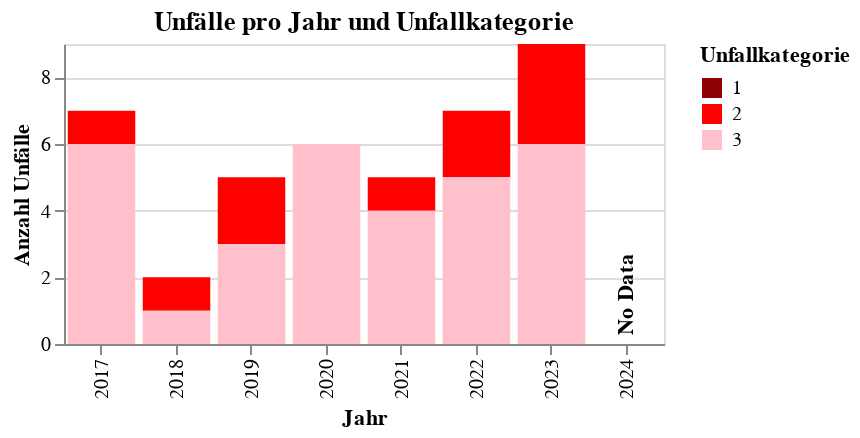

Source (notebook cell):
### Code cell
### accidents bar plot

# Example DataFrame (Replace with your actual data)
data = accidents_clipped[["UJAHR","UKATEGORIE"]]


# Aggregate data: Count accidents per year and category
df_agg = data.groupby(["UJAHR", "UKATEGORIE"]).size().reset_index(name="count")

# Define the full range of years from 2017 to 2024
years = list(range(2017, 2025))

# Ensure all years are included (fill missing ones with 0)
df_full = pd.DataFrame([(year, category) for year in years for category in df_agg["UKATEGORIE"].unique()], columns=["UJAHR", "UKATEGORIE"])
df_agg = df_full.merge(df_agg, on=["UJAHR", "UKATEGORIE"], how="left").fillna(0)

# Stacked Bar Chart
bar_chart = alt.Chart(df_agg).mark_bar().encode(
    x=alt.X("UJAHR:O", title="Jahr", scale=alt.Scale(domain=years)),
    y=alt.Y("count:Q", title="Anzahl Unfälle",axis=alt.Axis(tickMinStep=1)),
    #color=alt.Color("UKATEGORIE:N", title="Unfallkategorie", scale=alt.Scale(scheme="set1")),
    color=alt.Color("UKATEGORIE:N",  # ✅ Ensure maxspeed is categorical (Nominal)
        title="Unfallkategorie",
        scale=alt.Scale(
            domain=[1, 2, 3],  
            range=["darkred", "red", "pink"]  
        ),
    ),
    tooltip=["UJAHR", "UKATEGORIE", "count"]
).properties(
    title="Unfälle pro Jahr und Unfallkategorie",
    width=300,
    height=150
)

# 📌 Add "No Data" Text for 2024
text_annotation = alt.Chart(pd.DataFrame({"UJAHR": [2024], "count": [df_agg["count"].max() * 0.05]})).mark_text(
    text="No Data", 
    #dy=-10,  # Adjust vertical position
    dx=20,
    size=11, 
    color="black",
    fontWeight="bold",
    angle=270
).encode(
    x=alt.X("UJAHR:O"),  
    y=alt.Y("count:Q")  # Position at half the max value
)

# 📌 Add "No Data" Text for 2017 wenn Berlin, TODO This needs to be automised based on the ags of the Kachel
text_annotation2 = alt.Chart(pd.DataFrame({"UJAHR": [2017], "count": [df_agg["count"].max() * 0.05]})).mark_text(
    text="No Data", 
    #dy=-10,  # Adjust vertical position
    dx=20,
    size=11, 
    color="black",
    fontWeight="bold",
    angle=270
).encode(
    x=alt.X("UJAHR:O"),  
    y=alt.Y("count:Q")  # Position at half the max value
)

if berlin=="yes":
    bar_chart = bar_chart + text_annotation + text_annotation2
else:
    bar_chart = bar_chart + text_annotation

bar_chart

### Figure 1 — Vega-Lite specification as saved in the notebook (floating-point values rounded to 4 significant figures)
{"config": {"view": {"continuousWidth": 300, "continuousHeight": 300}}, "layer": [{"data": {"name": "data-c2cccebf9467cdcfce5858258094e678"}, "mark": {"type": "bar"}, "encoding": {"color": {"field": "UKATEGORIE", "scale": {"domain": [1, 2, 3], "range": ["darkred", "red", "pink"]}, "title": "Unfallkategorie", "type": "nominal"}, "tooltip": [{"field": "UJAHR", "type": "quantitative"}, {"field": "UKATEGORIE", "type": "quantitative"}, {"field": "count", "type": "quantitative"}], "x": {"field": "UJAHR", "scale": {"domain": [2017, 2018, 2019, 2020, 2021, 2022, 2023, 2024]}, "title": "Jahr", "type": "ordinal"}, "y": {"axis": {"tickMinStep": 1}, "field": "count", "title": "Anzahl Unfälle", "type": "quantitative"}}, "title": "Unfälle pro Jahr und Unfallkategorie"}, {"data": {"name": "data-84a18422e5f82802953d95a8bc992654"}, "mark": {"type": "text", "angle": 270, "color": "black", "dx": 20, "fontWeight": "bold", "size": 11, "text": "No Data"}, "encoding": {"x": {"field": "UJAHR", "type": "ordinal"}, "y": {"field": "count", "type": "quantitative"}}}], "height": 150, "width": 300, "$schema": "https://vega.github.io/schema/vega-lite/v5.20.1.json", "datasets": {"data-c2cccebf9467cdcfce5858258094e678": [{"UJAHR": 2017, "UKATEGORIE": 2, "count": 1.0}, {"UJAHR": 2017, "UKATEGORIE": 3, "count": 6.0}, {"UJAHR": 2018, "UKATEGORIE": 2, "count": 1.0}, {"UJAHR": 2018, "UKATEGORIE": 3, "count": 1.0}, {"UJAHR": 2019, "UKATEGORIE": 2, "count": 2.0}, {"UJAHR": 2019, "UKATEGORIE": 3, "count": 3.0}, {"UJAHR": 2020, "UKATEGORIE": 2, "count": 0.0}, {"UJAHR": 2020, "UKATEGORIE": 3, "count": 6.0}, {"UJAHR": 2021, "UKATEGORIE": 2, "count": 1.0}, {"UJAHR": 2021, "UKATEGORIE": 3, "count": 4.0}, {"UJAHR": 2022, "UKATEGORIE": 2, "count": 2.0}, {"UJAHR": 2022, "UKATEGORIE": 3, "count": 5.0}, {"UJAHR": 2023, "UKATEGORIE": 2, "count": 3.0}, {"UJAHR": 2023, "UKATEGORIE": 3, "count": 6.0}, {"UJAHR": 2024, "UKATEGORIE": 2, "count": 0.0}, {"UJAHR": 2024, "UKATEGORIE": 3, "count": 0.0}], "data-84a18422e5f82802953d95a8bc992654": [{"UJAHR": 2024, "count": 0.3}]}}
